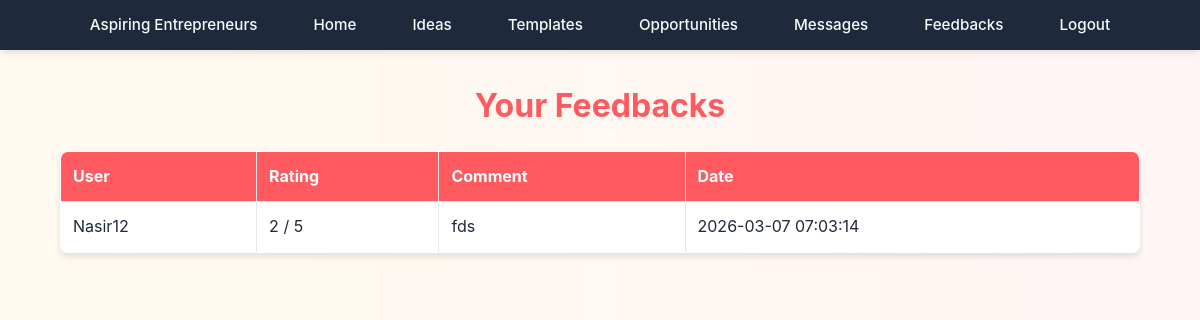
Page /agent/feedbacks.php (signed in) on the committed database.
### tables this page shows
CREATE TABLE `feedback` (
  `feedback_id` int(11) NOT NULL,
  `user_id` int(11) DEFAULT NULL,
  `agent_id` int(11) DEFAULT NULL,
  `rating` int(11) DEFAULT NULL,
  `comment` text DEFAULT NULL,
  `created_at` timestamp NOT NULL DEFAULT current_timestamp()
);

CREATE TABLE `users` (
  `id` int(11) NOT NULL,
  `username` varchar(50) NOT NULL,
  `password` varchar(255) NOT NULL,
  `email` varchar(100) NOT NULL,
  `phone` varchar(15) NOT NULL,
  `cnic` varchar(13) NOT NULL,
  `created_at` timestamp NOT NULL DEFAULT current_timestamp()
);

### agent/feedbacks.php (the view, shortened to what this page needs)
<?php
include "../config.php";
$agent_id = $_SESSION['agent_id'];
$feedbacks = mysqli_query($conn, "
    SELECT f.*, u.username
    FROM feedback f
    LEFT JOIN users u ON f.user_id = u.id
    WHERE f.agent_id = $agent_id
    ORDER BY f.created_at DESC
");
?>
<!DOCTYPE html>
<html lang="en">
<head>
    <link rel="stylesheet" href="../CSS/style.css">
</head>
<body>
<?php include('navbar.php'); ?>
<div class="container">
<h2>Your Feedbacks</h2>
<?php if(mysqli_num_rows($feedbacks) > 0){ ?>
<table border="1" cellpadding="10" cellspacing="0">
    <tr>
        <th>User</th>
        <th>Rating</th>
        <th>Comment</th>
        <th>Date</th>
    </tr>
    <?php while($f = mysqli_fetch_assoc($feedbacks)){ ?>
    <tr>
        <td><?php echo htmlspecialchars($f['username']); ?></td>
        <td><?php echo $f['rating']; ?> / 5</td>
        <td><?php echo nl2br(htmlspecialchars($f['comment'])); ?></td>
        <td><?php echo $f['created_at']; ?></td>
    </tr>
    <?php } ?>
</table>
<?php } else { ?>
<p>No feedback has been submitted yet.</p>
<?php } ?>
</div>
</body>
</html>

### CSS/style.css (style rules this page uses)
:root { --primary-color: #ff5a5f; --primary-hover: #e14d52; --secondary-color: #ffcc00; --secondary-hover: #e6b800; --text-primary: #1f2937; --text-secondary: #4b5563; --bg-primary: #ffffff; --bg-secondary: #fdf2f2; --border-color: #e5e7eb; --shadow-sm: 0 1px 2px rgba(0, 0, 0, 0.05); --shadow-md: 0 4px 6px rgba(0, 0, 0, 0.1); --shadow-lg: 0 10px 15px rgba(0, 0, 0, 0.15); }
* { margin: 0; padding: 0; box-sizing: border-box; }
body { font-family: 'Inter', sans-serif; background: linear-gradient(to right, #fffaf0, #fff5f5); color: var(--text-primary); line-height: 1.6; }
h1, h2, h3, h4, h5, h6 { margin-top: 30px; font-weight: 700; text-align: center; margin-bottom: 1rem; color: var(--primary-color); }
h2 { font-size: 2rem; }
table { width: 90%; margin: 20px auto; border-collapse: collapse; background: var(--bg-primary); box-shadow: var(--shadow-md); border-radius: 8px; overflow: hidden; }
th, td { padding: 12px; border: 1px solid var(--border-color); text-align: left; }
th { background: var(--primary-color); color: white; }

### rows in the picture
feedback: user.username "Nasir12", rating "2", comment "fds", created_at "2026-03-07 07:03:14"
